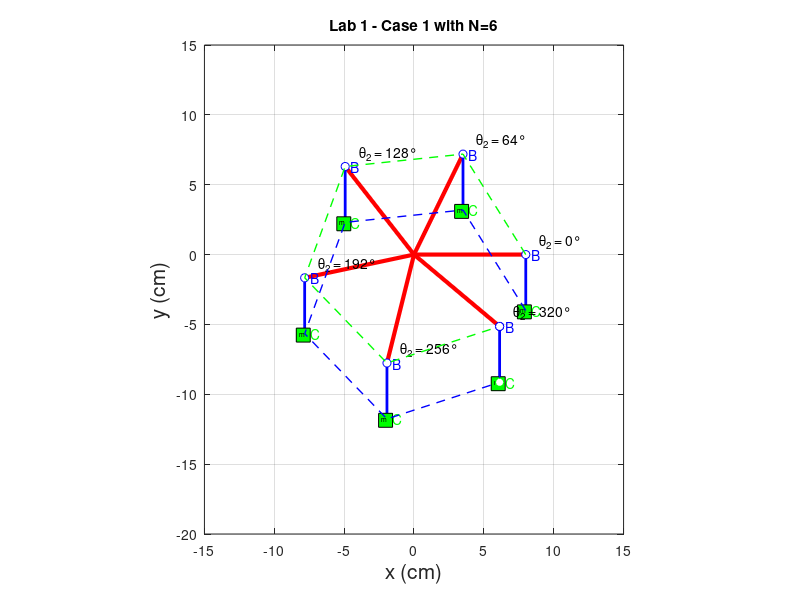

Recreate this plot in MATLAB.
%%% MIE301 Lab 1 - Case 1: Link 3 hangs free under gravity
%% This file may contain some annotations from MIE301 instructors
%% This file includes all MATLAB code used for parts (a), (b), and (c)
%% To generate expected results, you will have to comment/uncomment the lines of code for each part.
%%
close all; % closes all figures
clear all; % clears all variables from memory
clc;       % clears all calculations from the Matlab workspace

% Plot Parameters: these will be used to set the axis limits on the figure
xmin = -15;  % leftmost window edge
xmax = 15;   % rightmost window edge
ymin = -20;  % bottom window edge
ymax = 15;   % top window edge

%% Define the link and motion Parameters (part (a))
%stepsize = 6 *pi/180;                        % step size
%max_rotation_theta2 = 320 *pi/180;            % theta2 from 0 to 320 degrees
%theta2 = 0 : stepsize : max_rotation_theta2;  % rotation steps of link 2

%% Define link and motion Parameters (part (b))
%theta2 = [0, 80, 160, 240, 320] * pi / 180;  % specific configurations for stroboscopic effect (in radians)
%theta_labels = {'0°', '80°', '160°', '240°', '320°'};  % Labels for the configurations

%% Part (c) [N = 6, 10, 20]:
%% Define theta2 for N=6 (0°, 64°, 128°, 192°, 256°, 320° in radians)
N = 6;
theta2 = linspace(0, 320 * pi / 180, N);  % N equally spaced angles
theta_labels = {'0°', '64°', '128°', '192°', '256°', '320°'};

%% Define theta2 for N=10 (equally spaced in radians from 0° to 320°)
% N = 10;
% theta2 = linspace(0, 320 * pi / 180, N);  % N equally spaced angles
% theta_labels = arrayfun(@(x) [num2str(x), '°'], linspace(0, 320, N), 'UniformOutput', false);  % Generates labels for angles

%% Define theta2 for N=20 (equally spaced in radians from 0° to 320°)
% N = 20;
% theta2 = linspace(0, 320 * pi / 180, N);  % N equally spaced angles
% theta_labels = arrayfun(@(x) [num2str(x), '°'], linspace(0, 320, N), 'UniformOutput', false);  % Generates labels for angles

%% Case 1 - Link lengths
length2 = 8;    % link 2 length in case 1
length3 = 4;    % link 3 length in case 1

%% Plot Case 1 Figure
figure(1);                         % create new figure
set(1, 'WindowStyle', 'Docked');   % dock the figure

% Initialize arrays for path storage
Bx_path = zeros(1, length(theta2));
By_path = zeros(1, length(theta2));
Cx_path = zeros(1, length(theta2));
Cy_path = zeros(1, length(theta2));

%% Calculate mechanism motion and plot it
for i = 1:length(theta2)                     % step through the 5 specified configurations
    % Point A (pivot)
    Ax(i) = 0;                                % pivot point of link 2 position
    Ay(i) = 0;                                % pivot point of link 2 position
  
    % Point B (end of link 2)
    Bx(i) = length2 * cos(theta2(i));         % point B position
    By(i) = length2 * sin(theta2(i)); 
    
    % Point C (end of link 3)
    Cx(i) = Bx(i);                            % Corrected index usage for Cx
    Cy(i) = By(i) - length3;                  % Corrected index usage for Cy

    % Store positions of B and C for path plotting later
    Bx_path(i) = Bx(i);
    By_path(i) = By(i);
    Cx_path(i) = Cx(i);
    Cy_path(i) = Cy(i);
    
    % Plot links for the current configuration
    plot([Ax(i) Bx(i)], [Ay(i) By(i)], 'r', 'LineWidth', 3);  % Link 2
    hold on;
    plot([Bx(i) Cx(i)], [By(i) Cy(i)], 'b', 'LineWidth', 2);  % Link 3
    
    % Plot points
    plot(Bx(i), By(i), 'bo', 'MarkerFaceColor', 'w');         % Point B
    plot(Cx(i), Cy(i), 'go', 'MarkerFaceColor', 'w');         % Point C
    
    %% Label points
    text(Bx(i) + 0.4, By(i), 'B', 'color', 'b');
    text(Cx(i) + 0.4, Cy(i), 'C', 'color', 'g');
    
    %% Label configurations with theta values
    text(Bx(i) + 1, By(i) + 1, ['\theta_2 = ', theta_labels{i}], 'FontSize', 10, 'color', 'k');
    
    %% Draw mass at point C as a box
    rectangle('Position', [Cx(i)-0.6, Cy(i)-0.6, 1.0, 1.0], 'FaceColor', 'g');
    text(Cx(i) - 0.4, Cy(i), 'm', 'FontSize', 5, 'Color', [0 0 0]); % adding the 'm' (for mass) label to the rectangle

    %% Set axis and labels
    axis([xmin xmax ymin ymax]);    % set figure axis limits
    axis equal;                     % ensure equal scaling for x and y
    xlabel('x (cm)', 'fontsize', 15);  % x-axis label
    ylabel('y (cm)', 'fontsize', 15);  % y-axis label
    grid on;                         % add a grid to the figure

    %% Part (a) - title:
    % title('Lab 1 - Case 1');

    %% Part (b) - title:
    % title('Lab 1 - Case 1 with 5 Configurations');

    %% Part (c1) - title:
    title('Lab 1 - Case 1 with N=6');

    %% Part (c2) - title:
    % title('Lab 1 - Case 1 with N=10');

    %% Part (c3) - title:
    % title('Lab 1 - Case 1 with N=20');
end

% Plot the path of points B and C
plot(Bx_path, By_path, '--g', 'linewidth', 1);  % Path of point B
plot(Cx_path, Cy_path, '--b', 'linewidth', 1);  % Path of point C

% Final configuration: hold the last plotted configuration for display
plot([Ax(end) Bx_path(end)], [Ay(end) By_path(end)], 'r', 'LineWidth', 1);  % Final position of Link 2
plot([Bx_path(end) Cx_path(end)], [By_path(end) Cy_path(end)], 'b', 'LineWidth', 1);  % Final position of Link 3
plot(Bx_path(end), By_path(end), 'bo', 'MarkerFaceColor', 'w');   % Final Point B
plot(Cx_path(end), Cy_path(end), 'go', 'MarkerFaceColor', 'w');   % Final Point C

% Show the figure
hold off;
